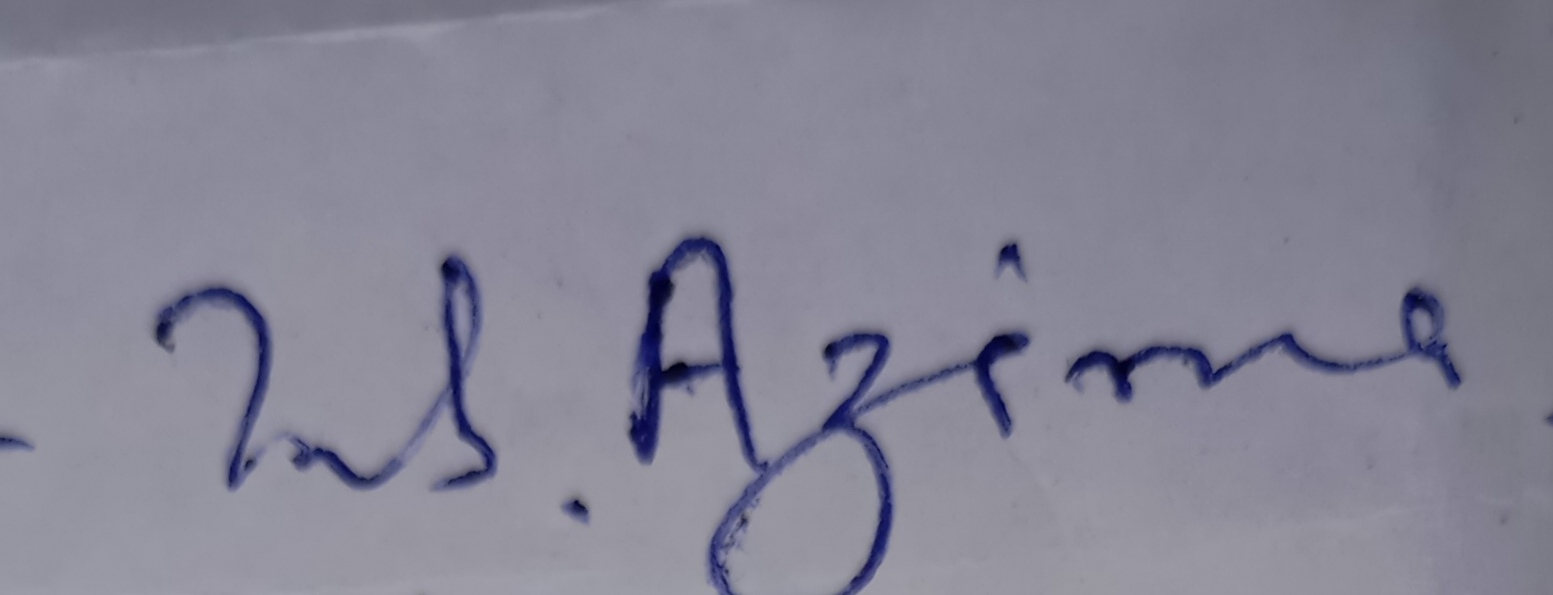
#> input picture all_datasets/lab06-ocr-handwritten-prescription/img/img/IMG_20241006_141949 - Copy.jpg, 1553 x 595 px
$ python -i lab06_handwriting_ocr_worked.py   (imports and definitions only)
#> lines starting #> are read from the running program, lines starting #| are printed output that depends on the picture
"""
Lab 06 — NLP Foundations: Handwriting OCR Evaluation
Python conversion of lab06_handwriting_ocr_worked.ipynb.

Run from the course project folder:
    python all_experiments/lab06_handwriting_ocr_worked.py

Or change to all_experiments first:
    cd all_experiments
    python lab06_handwriting_ocr_worked.py

Python packages:
    python -m pip install numpy pandas matplotlib pillow pytesseract

Live OCR additionally requires the Tesseract OCR application.
Expected data archive:
    all_datasets/lab06-ocr-handwritten-prescription.zip
"""

# # Lab 06 — NLP Foundations: Handwriting OCR Evaluation
#
# **Objective.** Benchmark Tesseract on 89 labelled medicine-name images, test one controlled preprocessing pipeline, and classify the failures.
#
# **Data.** `all_datasets/lab06-ocr-handwritten-prescription.zip`.
#
# **Evidence.** Predictions, metrics, preprocessed images, and failure analysis in `results/lab06/`.
#
# **Prerequisite.** Live OCR needs the Tesseract engine; if it is unavailable, the notebook clearly uses the validated predictions included with the course package.
#
# **Workflow**
#
# 1. Validate the archive.
# 2. Run the raw-image OCR baseline.
# 3. Measure recognition quality.
# 4. Build one preprocessing pipeline.
# 5. Compare the two pipelines fairly.
# 6. Analyse the failures.

# ## Setup

import re
import shutil
import zipfile
from pathlib import Path

import numpy as np
import pandas as pd
import matplotlib.pyplot as plt
import pytesseract

from PIL import Image, ImageFile, ImageOps

pytesseract.pytesseract.tesseract_cmd = r"C:\Program Files\Tesseract-OCR\tesseract.exe"

# [6 lines left out: function display, not called in this run]

# Locate the project root whether VS Code starts in the project folder
# or in all_experiments.
_candidates = [
    Path.cwd(),
    Path.cwd().parent,
    Path(__file__).resolve().parent,
    Path(__file__).resolve().parent.parent,
]
ROOT = next((p.resolve() for p in _candidates if (p / "all_datasets").is_dir()), Path.cwd().parent.resolve())
DATA = ROOT / "all_datasets"
RESULTS = ROOT / "results" / "lab06"
# [1 line not run here, left out]

# Accept mildly truncated photographs and record any OCR-engine failure per image.
ImageFile.LOAD_TRUNCATED_IMAGES = True
windows_default = Path(r"C:\Program Files\Tesseract-OCR\tesseract.exe")
tesseract = shutil.which("tesseract")
if tesseract is None and windows_default.is_file():
    tesseract = str(windows_default)

OCR_MODE = "live" if tesseract else "cached"
# [5 lines not run here, left out]

# ## Question 1 — Validate the archive
#
# Extract the archive next to itself, load the label file, check that all 89 labelled images
# exist exactly once, report the number of unique labels, and show a 3-by-3 sample grid.

IMAGES = DATA / "lab06-ocr-handwritten-prescription"
# [2 lines not run here, left out]

# [1 line that did not run here, left out]
# [1 line that did not run here, left out]
# [2 lines not run here, left out]


def load_image(path):
    """Load the pixels now so the source file can close safely."""
    with Image.open(path) as image:
#> image is the input picture: PIL image 1553x595 RGB; mean R, G, B 133.9, 132.7, 149
        return image.copy()


fig, axes = plt.subplots(3, 3, figsize=(10, 6))
# [6 lines not run here, left out]

# **Result and interpretation.** One label file and 89 photographs, each present exactly once; the 89 labels
# hold 61 distinct medicine names, so some names appear several times in different
# handwriting. The grid shows what the engine faces: cursive, varied stroke width, uneven
# lighting and lined paper.

# ## Question 2 — Run the baseline OCR
#
# Use one fixed Tesseract configuration for every raw image (LSTM engine, page-segmentation
# mode 7 = one text line) and normalise both prediction and label to lowercase letters and
# digits. Record a per-image engine failure instead of dropping the sample or stopping the
# benchmark.

OCR_CONFIG = "--oem 1 --psm 7"


def normalise(text):
    return re.sub(r"[^a-z0-9]", "", str(text).lower())


# [25 lines left out: function run_ocr, not called in this run]


# [1 line that did not run here, left out]
# [2 lines not run here, left out]

# **Result and interpretation.** The first rows distinguish a blank recognition from an
# OCR-engine error while retaining every labelled image. The configuration is fixed, so any
# later improvement must come from the image rather than engine tuning.

# ## Question 3 — Measure recognition quality
#
# Implement Levenshtein edit distance and report, for the baseline: exact-match accuracy,
# mean normalised edit distance (distance divided by the longer string, so it lies in 0–1),
# character error rate (total edits divided by total reference characters; it can exceed 1),
# and the number of blank predictions.

# [26 lines left out: functions levenshtein, add_distances, summarise, not called in this run]


# [1 line that did not run here, left out]
# [1 line not run here, left out]

# **Result and interpretation.** Generic OCR on raw handwriting is poor: none of the 89
# names is read exactly, the character error rate is close to 0.9, and 39 images yield no
# text. Any engine error is counted as a failed recognition, not silently removed.

# ## Question 4 — Build one preprocessing pipeline
#
# Convert each image to grayscale, add a 20-pixel white border, cap the width at 1,200 pixels,
# and enlarge by 1.5x with bicubic resampling. Save the results under
# `results/lab06/preprocessed/`. The OCR configuration does not change.

def preprocess(path, output):
    image = ImageOps.exif_transpose(load_image(path)).convert("L")
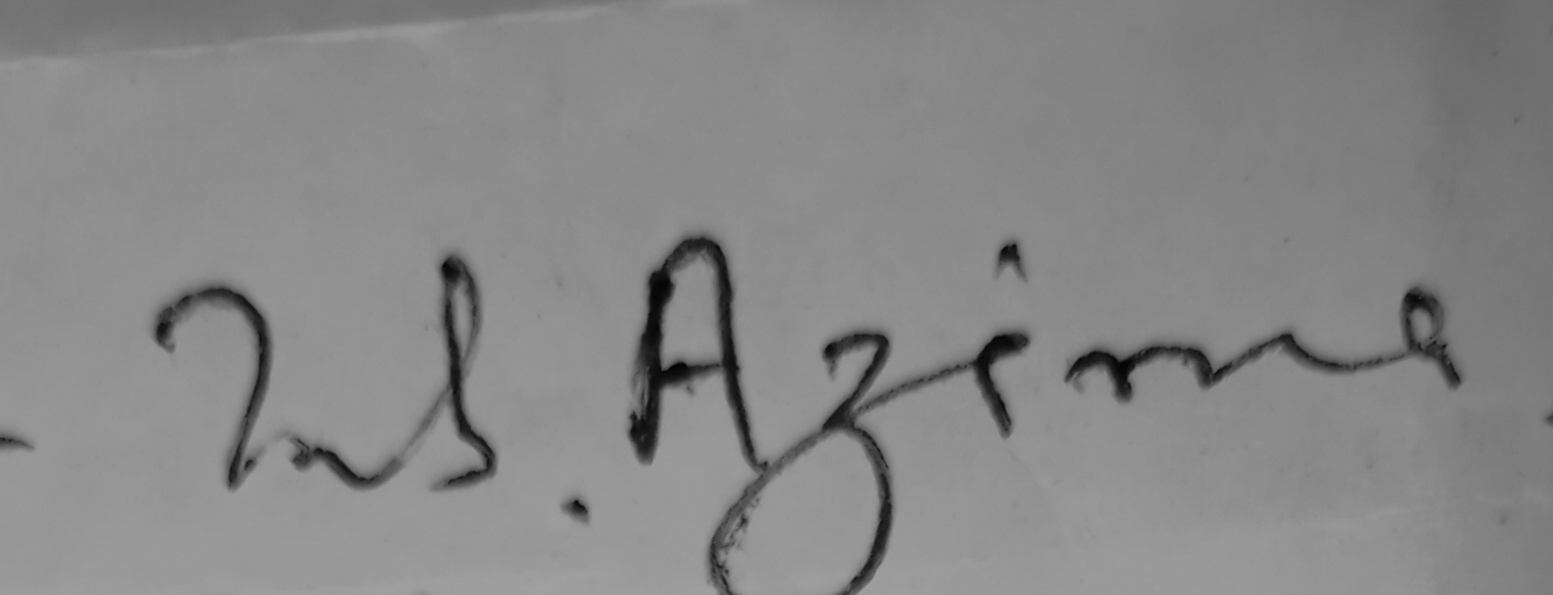
#> image: PIL image 1553x595 L; min 2, max 163, mean 134.8
    image = ImageOps.expand(image, border=20, fill=255)
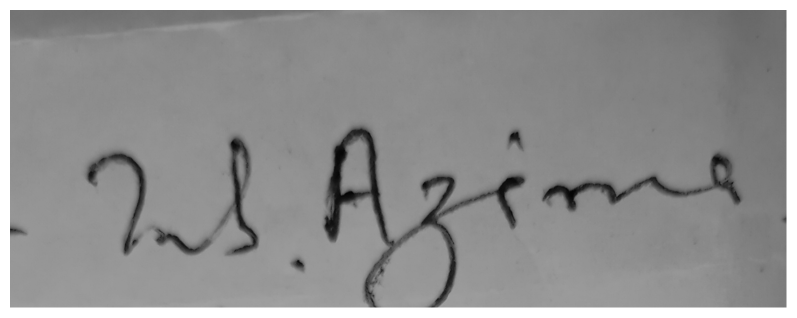
#> image: PIL image 1593x635 L (shown at 1/2 size); min 2, max 255, mean 145.2
    if image.width > 1200:
        image = image.resize((1200, round(image.height * 1200 / image.width)), Image.Resampling.LANCZOS)
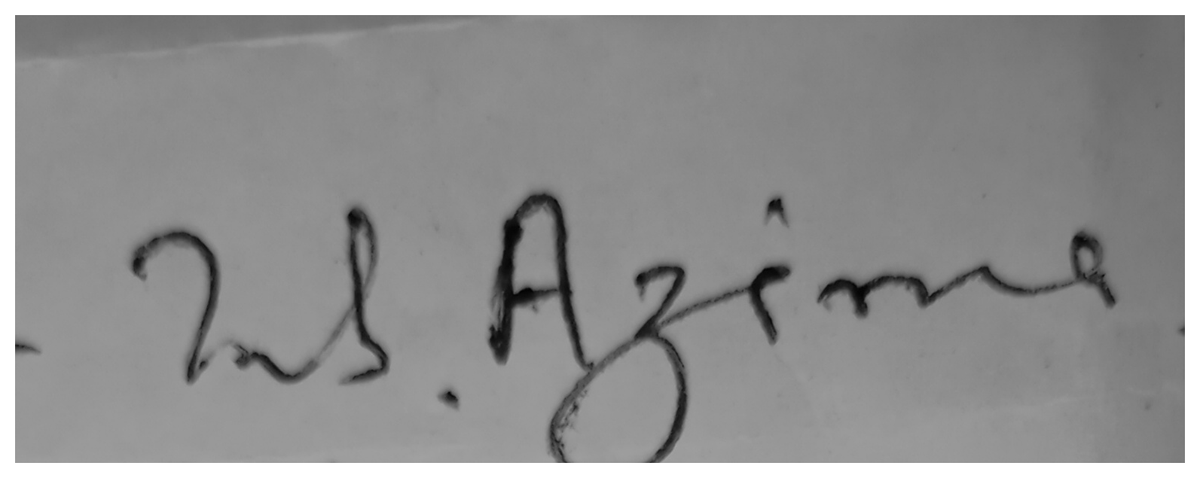
#> image: PIL image 1200x478 L; min 1, max 255, mean 145.2
    image = image.resize((round(image.width * 1.5), round(image.height * 1.5)), Image.Resampling.BICUBIC)
#> image: PIL image 1800x717 L
    image.save(output)
    return output


# [1 line not run here, left out]
# [1 line that did not run here, left out]
# [2 lines not run here, left out]

# **Result and interpretation.** Each step targets a known weakness of Tesseract on photographs: grayscale
# removes colour noise, the border stops text touching the edge (which breaks line
# segmentation), the width cap bounds runtime, and the enlargement brings stroke height into
# the range the engine was trained on. Only the image changes; the engine settings do not.

# ## Question 5 — Compare the two pipelines fairly
#
# Run OCR on the preprocessed images with the identical configuration, keep exactly the same
# 89 samples, save one row per image and pipeline to `predictions.csv`, and save both sets of
# metrics to `metrics.csv`.

# [1 line that did not run here, left out]
# [1 line not run here, left out]

# [1 line that did not run here, left out]
# [3 lines not run here, left out]

# **Result and interpretation.** Preprocessing cuts the blank predictions from 39 to 15 and lowers the
# character error rate by about 0.09, but exact-match accuracy barely moves (one correct
# name out of 89): the engine now *sees* text on most images yet still cannot read cursive.
# Because both pipelines were scored on the same 89 images with the same configuration, the
# difference is attributable to the preprocessing alone. Exact numbers depend on the
# Tesseract version; the direction of the changes does not.

# ## Question 6 — Analyse the failures
#
# Take the worst preprocessed predictions by normalised edit distance and tag each as an
# *engine error*, *no text detected*, or *character confusion*. Save `error_analysis.csv`
# and a figure of the six hardest images.

# [1 line that did not run here, left out]
# [5 lines that did not run here, left out]
# [2 lines not run here, left out]

fig, axes = plt.subplots(2, 3, figsize=(11, 5.5))
# [7 lines not run here, left out]

# **Result and interpretation.** The status separates three cases. An *engine error* is a
# recorded runtime failure; *no text detected* is a segmentation failure; and *character
# confusion* is a recognition failure. Preprocessing mainly reduces blank detections and
# barely changes cursive recognition, which is why exact-match accuracy stays low.
#
# This is a benchmark of model–domain fit, not evidence that generic OCR suits clinical
# transcription. A medical system would need a handwriting-specific recogniser,
# representative data, external validation, privacy controls and mandatory human
# verification, and must never decide medication or dosage from uncertain text.

# ## Submission checklist
#
# - Restart the kernel and run all cells without errors.
# - Submit this executed notebook and the generated `results/lab06/` folder.
# - Report the OCR mode and, for a live run, the Tesseract version.
# - State which OCR stage improved, which failure remained, and why this pipeline is not suitable for autonomous clinical transcription.

>>> result = preprocess('../all_datasets/lab06-ocr-handwritten-prescription/img/img/IMG_20241006_141949 - Copy.jpg', 'out.png')
